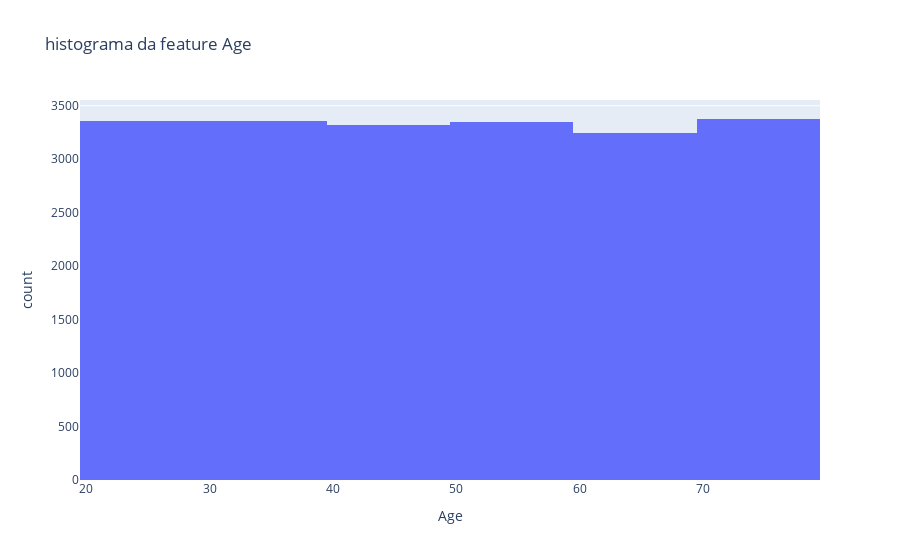
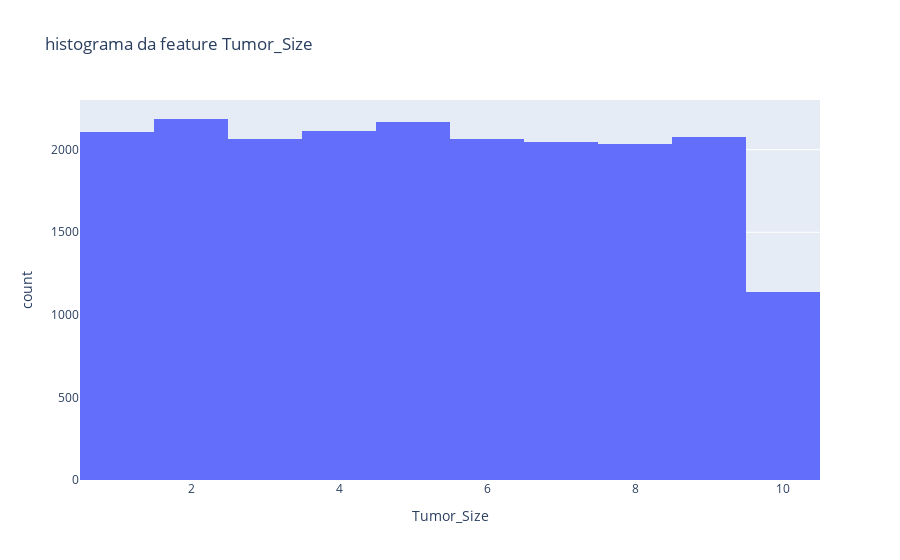
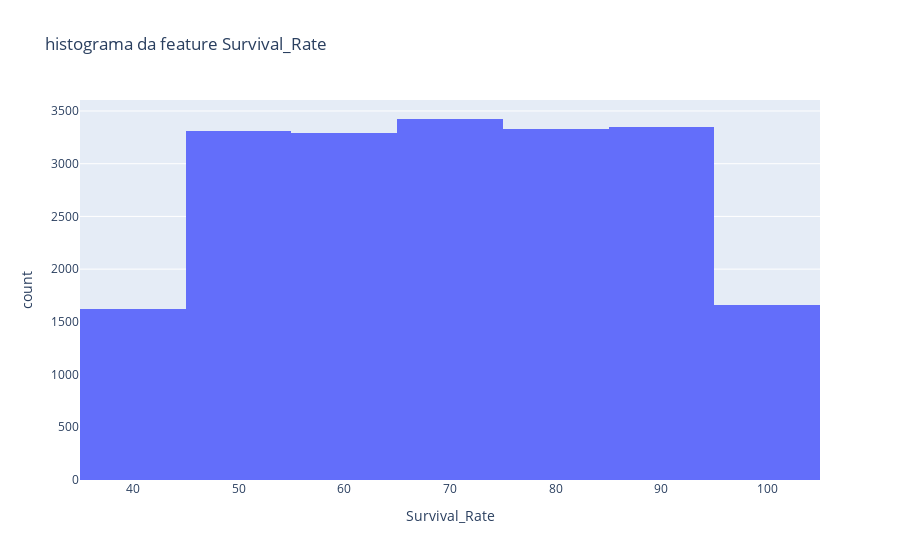
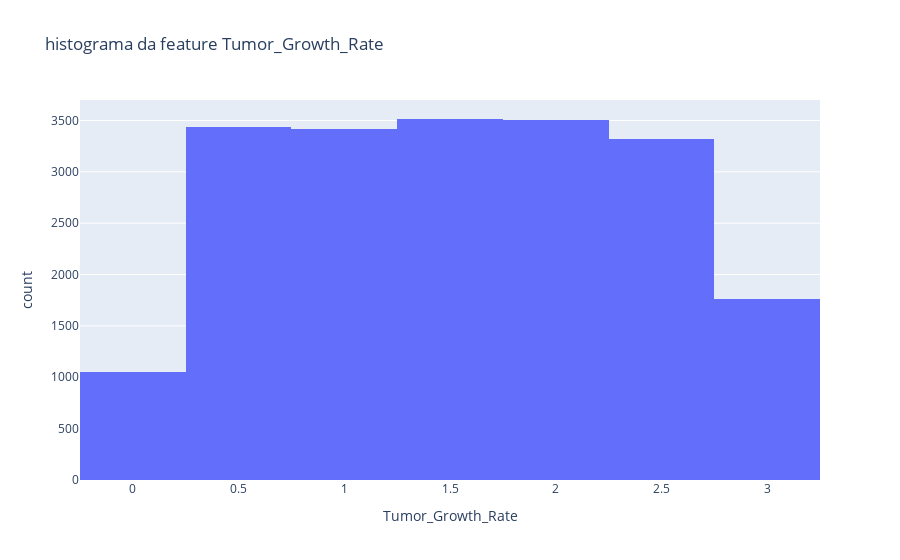

The notebook cell saved with these charts, in order:
### Markdown cell above
________________________________________________________________________________

### Code cell
for col in numerical.columns:
    fig = px.histogram(numerical, x= numerical[col], nbins=10, title=f'histograma da feature {col}')
    fig.show()

### Figure 1 — Plotly figure (JSON) as saved in the notebook; plotly's stock layout.template omitted (floating-point values rounded to 4 significant figures; data arrays with more than 128 entries replaced by an {"elided": "..."} marker saying what was removed)
{"data": [{"bingroup": "x", "hovertemplate": "Age=%{x}<br>count=%{y}<extra></extra>", "legendgroup": "", "marker": {"color": "#636efa", "pattern": {"shape": ""}}, "name": "", "nbinsx": 10, "orientation": "v", "showlegend": false, "type": "histogram", "x": {"elided": "20000 int values"}, "xaxis": "x", "yaxis": "y"}], "layout": {"barmode": "relative", "legend": {"tracegroupgap": 0}, "title": {"text": "histograma da feature Age"}, "xaxis": {"anchor": "y", "domain": [0, 1], "title": {"text": "Age"}}, "yaxis": {"anchor": "x", "domain": [0, 1], "title": {"text": "count"}}}}

### Figure 2 — Plotly figure (JSON) as saved in the notebook; plotly's stock layout.template omitted (floating-point values rounded to 4 significant figures; data arrays with more than 128 entries replaced by an {"elided": "..."} marker saying what was removed)
{"data": [{"bingroup": "x", "hovertemplate": "Tumor_Size=%{x}<br>count=%{y}<extra></extra>", "legendgroup": "", "marker": {"color": "#636efa", "pattern": {"shape": ""}}, "name": "", "nbinsx": 10, "orientation": "v", "showlegend": false, "type": "histogram", "x": {"elided": "20000 float values"}, "xaxis": "x", "yaxis": "y"}], "layout": {"barmode": "relative", "legend": {"tracegroupgap": 0}, "title": {"text": "histograma da feature Tumor_Size"}, "xaxis": {"anchor": "y", "domain": [0, 1], "title": {"text": "Tumor_Size"}}, "yaxis": {"anchor": "x", "domain": [0, 1], "title": {"text": "count"}}}}

### Figure 3 — Plotly figure (JSON) as saved in the notebook; plotly's stock layout.template omitted (floating-point values rounded to 4 significant figures; data arrays with more than 128 entries replaced by an {"elided": "..."} marker saying what was removed)
{"data": [{"bingroup": "x", "hovertemplate": "Survival_Rate=%{x}<br>count=%{y}<extra></extra>", "legendgroup": "", "marker": {"color": "#636efa", "pattern": {"shape": ""}}, "name": "", "nbinsx": 10, "orientation": "v", "showlegend": false, "type": "histogram", "x": {"elided": "20000 float values"}, "xaxis": "x", "yaxis": "y"}], "layout": {"barmode": "relative", "legend": {"tracegroupgap": 0}, "title": {"text": "histograma da feature Survival_Rate"}, "xaxis": {"anchor": "y", "domain": [0, 1], "title": {"text": "Survival_Rate"}}, "yaxis": {"anchor": "x", "domain": [0, 1], "title": {"text": "count"}}}}

### Figure 4 — Plotly figure (JSON) as saved in the notebook; plotly's stock layout.template omitted (floating-point values rounded to 4 significant figures; data arrays with more than 128 entries replaced by an {"elided": "..."} marker saying what was removed)
{"data": [{"bingroup": "x", "hovertemplate": "Tumor_Growth_Rate=%{x}<br>count=%{y}<extra></extra>", "legendgroup": "", "marker": {"color": "#636efa", "pattern": {"shape": ""}}, "name": "", "nbinsx": 10, "orientation": "v", "showlegend": false, "type": "histogram", "x": {"elided": "20000 float values"}, "xaxis": "x", "yaxis": "y"}], "layout": {"barmode": "relative", "legend": {"tracegroupgap": 0}, "title": {"text": "histograma da feature Tumor_Growth_Rate"}, "xaxis": {"anchor": "y", "domain": [0, 1], "title": {"text": "Tumor_Growth_Rate"}}, "yaxis": {"anchor": "x", "domain": [0, 1], "title": {"text": "count"}}}}
